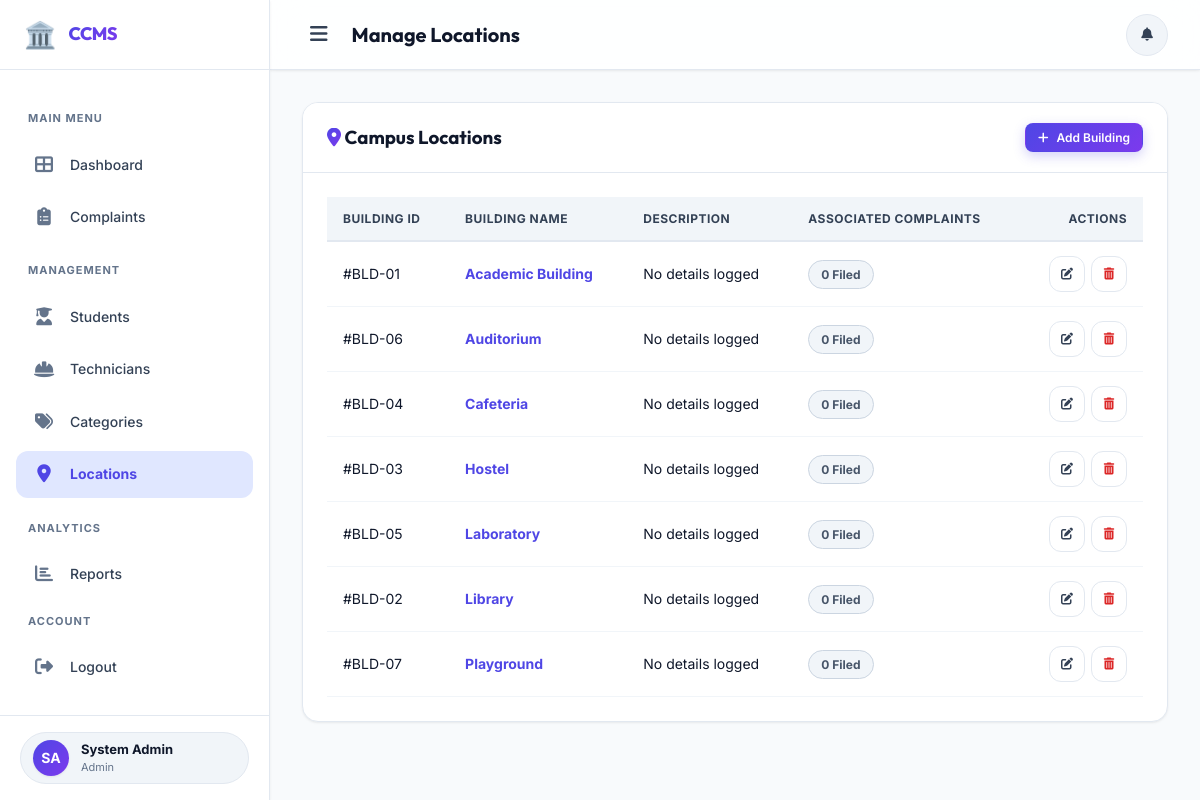
/frontend/admin/manage_locations.php (signed in), run on the app's committed database.
### tables this page shows
CREATE TABLE buildings(
  building_id INT AUTO_INCREMENT PRIMARY KEY,
  building_name VARCHAR(100) NOT NULL UNIQUE,
  description VARCHAR(255)
);

### backend/includes/functions.php (called while the page is built, shortened)
<?php
function sanitize($data) {
    return htmlspecialchars(trim($data), ENT_QUOTES, 'UTF-8');
}

### frontend/admin/manage_locations.php (the view, shortened to what this page needs)
<?php
require_once __DIR__ . '/../../backend/config/db.php';
require_once __DIR__ . '/../../backend/includes/functions.php';
try {
    $stmt = $pdo->query(
        "SELECT b.*, COUNT(c.complaint_id) as complaint_count
         FROM buildings b
         LEFT JOIN complaints c ON b.building_id = c.building_id
         GROUP BY b.building_id
         ORDER BY b.building_name ASC"
    );
    $buildings = $stmt->fetchAll();
} catch (Exception $e) {
    $buildings = [];
}
require_once __DIR__ . '/../includes/header.php';
?>
<div class="card mb-lg stagger-in" style="max-width: 900px; margin: 0 auto;">
    <div class="card-header">
        <h3><i class="fas fa-map-marker-alt text-gradient"></i> Campus Locations</h3>
        <button onclick="openAddModal()" class="btn btn-primary btn-sm">
            <i class="fas fa-plus"></i> Add Building
        </button>
    </div>
    <div class="card-body">
        <div class="table-container">
            <table class="data-table">
                <thead>
                    <tr>
                        <th>Building ID</th>
                        <th>Building Name</th>
                        <th>Description</th>
                        <th>Associated complaints</th>
                        <th class="text-right">Actions</th>
                    </tr>
                </thead>
                <tbody>
                    <?php if (empty($buildings)): ?>
                        <tr>
                            <td colspan="5" class="table-empty">
                                <i class="fas fa-building"></i>
                                <p>No buildings configured. Please add campus structures.</p>
                            </td>
                        </tr>
                    <?php else: ?>
                        <?php foreach ($buildings as $bld): ?>
                            <tr>
                                <td>#BLD-<?= str_pad($bld['building_id'], 2, '0', STR_PAD_LEFT) ?></td>
                                <td><strong class="text-primary"><?= sanitize($bld['building_name']) ?></strong></td>
                                <td><?= sanitize($bld['description'] ?: 'No details logged') ?></td>
                                <td><span class="badge badge-secondary"><?= $bld['complaint_count'] ?> Filed</span></td>
                                <td class="text-right">
                                    <div class="table-actions" style="justify-content: flex-end;">
                                        <button onclick='openEditModal(<?= json_encode($bld) ?>)' class="btn btn-outline btn-sm btn-icon" title="Edit Building">
                                            <i class="fas fa-edit"></i>
                                        </button>
                                        <button onclick="handleDelete(<?= $bld['building_id'] ?>, <?= $bld['complaint_count'] ?>)" class="btn btn-outline btn-sm btn-icon text-danger" title="Delete Building">
                                            <i class="fas fa-trash-alt"></i>
                                        </button>
                                    </div>
                                </td>
                            </tr>
                        <?php endforeach; ?>
                    <?php endif; ?>
                </tbody>
            </table>
        </div>
    </div>
</div>
<?php
require_once __DIR__ . '/../includes/footer.php';
?>

### data on the page
buildings: building_id "01", building_name "Academic Building", description "No details logged", complaint_count "0"
buildings: building_id "06", building_name "Auditorium", description "No details logged", complaint_count "0"
buildings: building_id "04", building_name "Cafeteria", description "No details logged", complaint_count "0"
buildings: building_id "03", building_name "Hostel", description "No details logged", complaint_count "0"
buildings: building_id "05", building_name "Laboratory", description "No details logged", complaint_count "0"
buildings: building_id "02", building_name "Library", description "No details logged", complaint_count "0"
buildings: building_id "07", building_name "Playground", description "No details logged", complaint_count "0"

### other printed values
$userInitials "SA"
$user['name'] "System Admin"
$user['role'] "Admin"
$pageTitle "Manage Locations"
